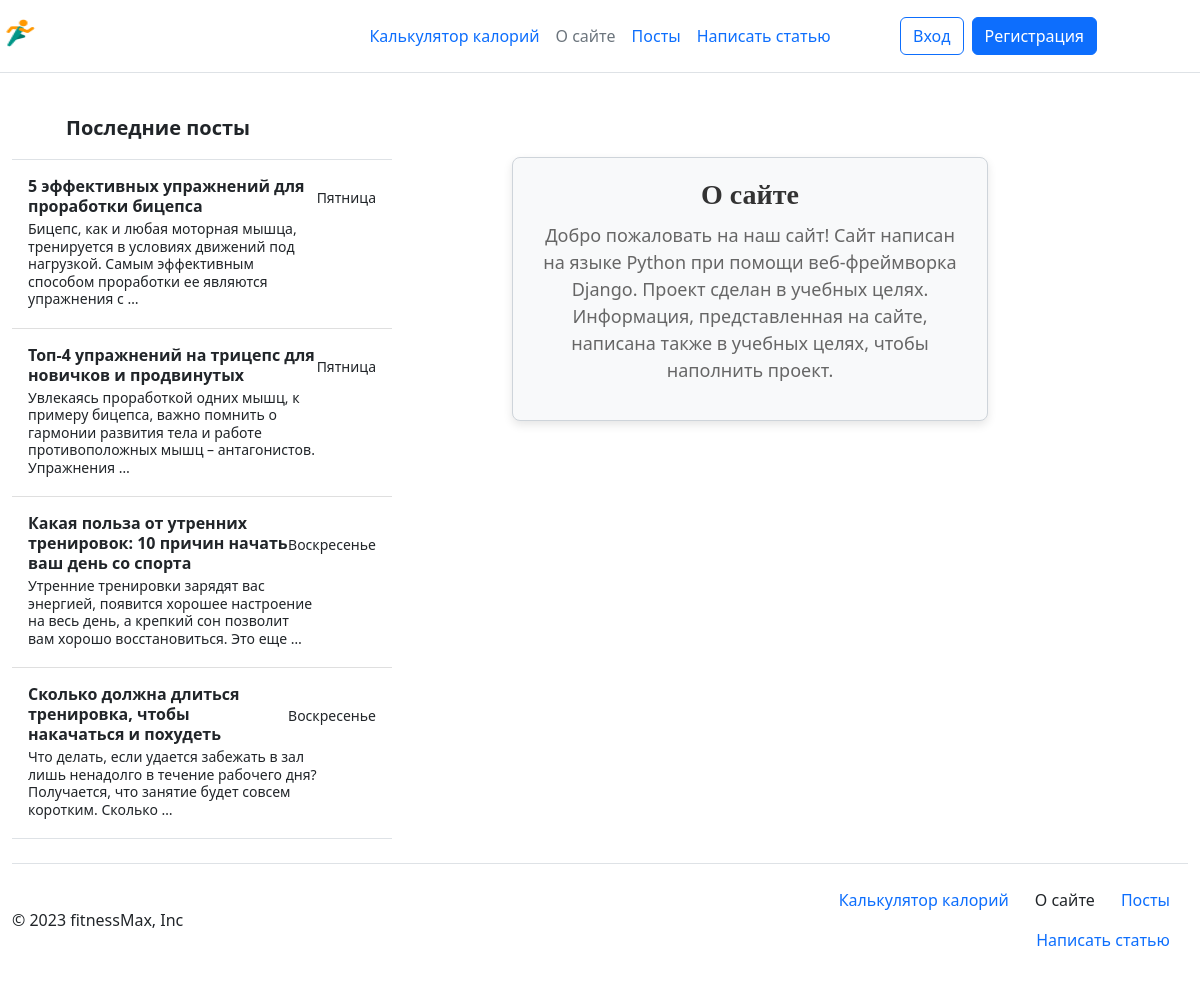
The page /about/ on the database its author committed.
### calorie_calculator/models.py (models this page shows)
class Menu(models.Model):
    name = models.CharField(max_length=255, blank=True, verbose_name='Название')
    description = models.TextField(verbose_name='Описание')
    slug = models.CharField(max_length=255, verbose_name='URL', unique=True, null=True, blank=True)
    view_name = models.CharField(max_length=255, verbose_name='Название view', null=True)
    title_for_page = models.CharField(max_length=255, verbose_name='Заголовок для страницы', blank=True, null=True)
    def get_absolute_url(self):
        if self.slug is None:
            return reverse('home')
        return reverse(viewname=f'{self.view_name}')
    def __str__(self):
        return self.name

### posts/models.py (models this page shows, shortened)
class Posts(models.Model):
    title = models.CharField(max_length=255, verbose_name='Заголовок')
    content = models.TextField(verbose_name='Текст поста')
    description = models.CharField(max_length=255, verbose_name='Краткое описание статьи')
    slug = models.SlugField(max_length=255, db_index=True, unique=True, verbose_name='URL')
    cat = models.ForeignKey('Category', on_delete=models.CASCADE, verbose_name='Категория', null=True)
    time_create = models.DateTimeField(auto_now_add=True, verbose_name='Время создания')
    photo = models.ImageField(upload_to='photos/%Y/%m/%d', verbose_name='Картинка', null=True)
    author = models.ForeignKey(AUTH_USER_MODEL, on_delete=models.CASCADE, verbose_name='Автор', blank=True, null=True)
    is_published = models.BooleanField(verbose_name='Публикация', default=False)
    class Meta:
        verbose_name = 'Посты'
        verbose_name_plural = 'Посты'
        ordering = ['-time_create', '-title']
    def get_absolute_url(self):
        return reverse('post', kwargs={'post_slug': self.slug})

### calorie_calculator/views.py (the view)
# urls.py: path('about/', about, name='about')
def about(request):
    global mixin
    context = mixin.get_user_context(title='О сайте')
    return render(request, 'calorie_calculator/about.html', context=context)

### utils.py (called while the page is built)
    def get_user_context(self, **kwargs):
        context = kwargs
        last_posts = Posts.objects.all().filter(is_published=True).order_by('-time_create')[:6]
        menu = Menu.objects.all()
        context['menu'] = menu
        context['last_posts'] = last_posts
        return context

### calorie_calculator/templates/calorie_calculator/about.html
{% extends 'common/base.html' %}
{% block content %}
<div class="about-section">
    <h2 class="about-title">О сайте</h2>
    <p class="about-text">
      Добро пожаловать на наш сайт! Сайт написан на языке Python при помощи веб-фреймворка Django. Проект сделан в учебных целях. Информация, представленная на сайте, написана также в учебных целях, чтобы наполнить проект.
    </p>
  </div>
{% endblock %}

### templates/common/base.html (shortened to what this page needs)
{% load static %}
<!DOCTYPE html>
<html lang="en">
<head>
    <link rel="stylesheet" href="https://cdn.jsdelivr.net/npm/bootstrap@5.2.3/dist/css/bootstrap.min.css">
    <link rel="stylesheet" href="{% static 'css/styles.css' %}">
    <link rel="stylesheet" href="{% static 'calorie_calculator/css/styles.css' %}">
    <link rel="stylesheet" href="{% static 'posts/css/style.css' %}">
    <link rel="stylesheet" href="{% static 'posts/css/addpage.css' %}">
    <link rel="stylesheet" href="{% static 'posts/css/paginator.css' %}">
    <link rel="stylesheet" href="{% static 'posts/css/comments.css' %}">
</head>
<body>
    {% block header %}
    <header class="d-flex flex-wrap align-items-center justify-content-center justify-content-md-between py-3 mb-4 border-bottom">
        <div class="col-md-3 mb-2 mb-md-0 dop_png">
          <a href="/" class="d-inline-flex link-body-emphasis text-decoration-none">
            <img src="{% static 'calorie_calculator/images/main.png' %}" width="40" height="32">
          </a>
        </div>
        <ul class="nav col-12 col-md-auto mb-2 justify-content-center mb-md-0 dop_header">
          {% for m in menu %}
          {% if m.slug == request.path|slice:'1:'|slice:'-1' or m.slug is None and request.path == '/' %}
          <li class="nav-link px-2 link-secondary">{{m}}</li>
          {% else %}
          <li><a href="{{m.get_absolute_url}}" class="nav-link px-2">{{m}}</a></li>
        {% endif %}
        {% endfor %}
        </ul>
        <div class="col-md-3 text-end dop_login">
          {% if request.user.is_authenticated %}
          <form action="{% url 'logout' %}">
            <div class="d-flex">
              <button type="button" class="btn btn-outline-primary me-2">Привет, {{request.user.first_name}}!</button>
              <button type="submit" class="btn btn-primary">Выйти</button>
            </div>
          </form>
          {% else %}
          <form action="{% url 'login' %}">
            <div class="d-flex">
              <button type="submit" class="btn btn-outline-primary me-2">Вход</button>
            </form>
              <form action="{% url 'register' %}">
                <button type="submit" class="btn btn-primary">Регистрация</button>
              </div>
          {% endif %}
      </header>
    {% endblock %}
    <div class="container-fluid">
      <div class="row">
        <div class="col-md-3 sidebar dop_sidebar">
    {% block sidebar %}
    <div class="d-flex flex-column align-items-stretch flex-shrink-0 bg-body-tertiary" style="width: 380px;">
      <a href="{% url 'PostsHome' %}" class="d-flex align-items-center flex-shrink-0 p-3 link-body-emphasis text-decoration-none border-bottom">
        <svg class="bi pe-none me-2" width="30" height="24"><use xlink:href="#bootstrap"></use></svg>
        <span class="fs-5 fw-semibold">Последние посты</span>
      </a>
      <div class="list-group list-group-flush border-bottom scrollarea mini_tel">
      {% for p in last_posts %}
        {% if request.path_info|slice:'7:'|slice:'0:-1' == p.slug %}
        <a href="{{p.get_absolute_url}}" class="list-group-item list-group-item-action active py-3 lh-sm" aria-current="true">
          <div class="d-flex w-100 align-items-center justify-content-between">
            <strong class="mb-1">{{p.title}}</strong>
            <small>{{ p.time_create|date:'l' }}</small>
          </div>
          <div class="col-10 mb-1 small">{{p.description|truncatewords:20}}</div>
        </a>
        {% else %}
        <a href="{{p.get_absolute_url}}" class="list-group-item list-group-item-action py-3 lh-sm">
          <div class="d-flex w-100 align-items-center justify-content-between">
            <strong class="mb-1">{{p.title}}</strong>
            <small class="text-body-secondary">{{ p.time_create|date:'l' }}</small>
          </div>
          <div class="col-10 mb-1 small">{{p.description|truncatewords:20}}</div>
        </a>
        {% endif %}
        {% endfor %}
      </div>
    </div>
    {% endblock %}
  </div>
  <div class="col-md-9 content mobile">
    <div class="content content-text-center">
    {% block content %}
    {% endblock %}
        </div>
    </div>
  </div>
  </div>
  {% block footer %}
  <div class="container-fluid">
    <footer class="d-flex flex-wrap justify-content-between align-items-center py-3 my-4 border-top">
      <p class="col-md-4 mb-0 text-body-secondary">© 2023 fitnessMax, Inc</p>
      <a href="/" class="col-md-4 d-flex align-items-center justify-content-center mb-3 mb-md-0 me-md-auto link-body-emphasis text-decoration-none">
        <svg class="bi me-2" width="40" height="32"><use xlink:href="#bootstrap"></use></svg>
      </a>
      <ul class="nav col-md-4 justify-content-end">
        {% for m in menu %}
        {% if m.slug == request.path|slice:'1:'|slice:'-1' or m.slug is None and request.path == '/' %}
          <li class="nav-link px-2 text-body">{{m}}</li>
        {% else %}
          <li class="nav-item"><a href="{{m.get_absolute_url}}" class="nav-link px-2 text-body-secondary">{{m}}</a></li>
        {% endif %}
        {% endfor %}
      </ul>
    </footer>
  </div>
  {% endblock %}
</body>
</html>

### calorie_calculator/static/calorie_calculator/css/styles.css (style rules this page uses)
.content-text-center { margin: 10px 150px; text-align: center; padding: 50px; }
.about-section { text-align: center; padding: 20px; background-color: #f8f9fa; border: 1px solid #ced4da; border-radius: 8px; box-shadow: 0px 4px 10px rgba(0, 0, 0, 0.1); }
.about-title { font-size: 28px; font-weight: bold; color: #333; margin-bottom: 10px; }
.about-text { font-size: 18px; color: #666; }
html, body { height: 100%; }
body { display: flex; flex-direction: column; }
.container-fluid { flex: 1; }
footer { display: flex; align-items: center; justify-content: space-between; position: relative; bottom: 0; left: 0; width: 100%; }
footer ul.nav { display: flex; list-style: none; padding: 0; margin: 0; }
footer ul.nav li { margin-right: 10px; }

### rows shown on the page
Menu: name "Калькулятор калорий"
Menu: name "О сайте"
Menu: name "Посты"
Menu: name "Написать статью"
Posts: title "5 эффективных упражнений для проработки бицепса", time_create "Пятница", description "Бицепс, как и любая моторная мышца, тренируется в условиях движений под нагрузкой. Самым эффективным способом проработки ее являются упражнения с …"
Posts: title "Топ-4 упражнений на трицепс для новичков и продвинутых", time_create "Пятница", description "Увлекаясь проработкой одних мышц, к примеру бицепса, важно помнить о гармонии развития тела и работе противоположных мышц – антагонистов. Упражнения …"
Posts: title "Какая польза от утренних тренировок: 10 причин начать ваш день со спорта", time_create "Воскресенье", description "Утренние тренировки зарядят вас энергией, появится хорошее настроение на весь день, а крепкий сон позволит вам хорошо восстановиться. Это еще …"
Posts: title "Сколько должна длиться тренировка, чтобы накачаться и похудеть", time_create "Воскресенье", description "Что делать, если удается забежать в зал лишь ненадолго в течение рабочего дня? Получается, что занятие будет совсем коротким. Сколько …"
